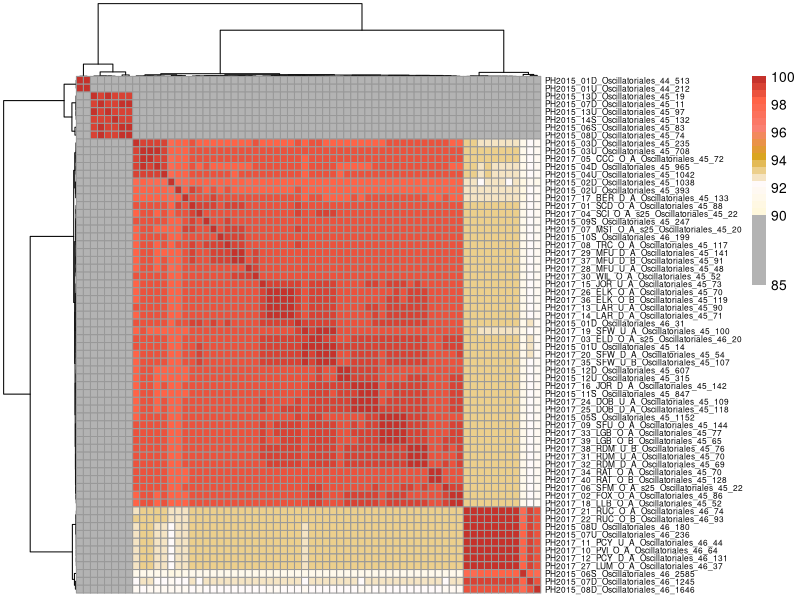
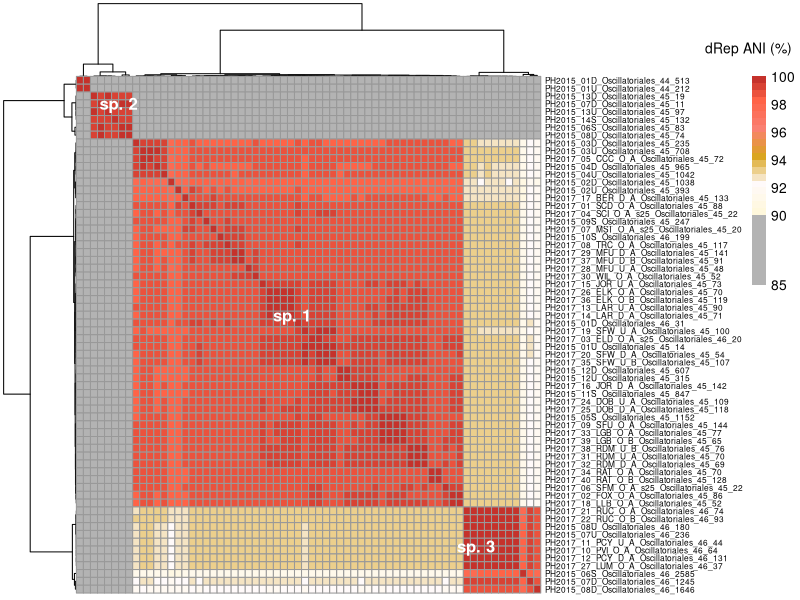

Write the R code that produced these figures, in order.
## Figure S2

##  dRep ANI values and species identities


#### Libraries #################################################################
library(tidyverse)
library(vegan)
library(pheatmap)
library(grid)
################################################################################


## READ dRep OUTPUT
df <- read_csv(file.path("Data/dRep", "Ndb_20200422.csv")) %>%
  select(querry, reference, ani, alignment_coverage) %>% 
  mutate(querry= str_replace(querry, ".fa", ""),
         reference= str_replace(reference, ".fa", ""))

## Transform into a matrix
ani.mat <- df %>%
  select(querry, reference, ani) %>% 
  spread(key= querry, value= ani) %>%
  select(-reference) %>%
  as.matrix(.)
rownames(ani.mat) <- colnames(ani.mat)


## Remove NAs (these are generated because only samples within the same primary cluster have an NA value calculated)
ani.mat[is.na(ani.mat) == TRUE] <- 0.8

# Calculate Euclidean distance
ani.dist.row <- vegdist(ani.mat, method= "euclidean")

## Identify the 4 species
ani.clusters <- hclust(ani.dist.row, method = "ward.D2")
ani.species <- data.frame(ani_species= cutree(ani.clusters, k= 4))
ani.species$genome <- str_replace(row.names(ani.species), ".fa", "")

## Change the species numbers to match the PH2015 publication and write a TSV file
ani.species <- ani.species %>%
  mutate(ani_species= ifelse(ani_species == 1, 4,
                             ifelse(ani_species == 2, 1,
                                    ifelse(ani_species == 3, 2, 3)))) %>%
  select(genome, ani_species)
#write_tsv(ani.species, path= file.path("Data/dRep", "ani_species.tsv"))



#### SUMMARY STATISTICS BETWEEEN SPECIES ####
ani.df <- ani.mat %>% 
  as.data.frame() %>% 
  mutate(genome= str_replace_all(row.names(ani.mat), ".fa", "")) %>% 
  as_tibble() %>% 
  left_join(., ani.species) %>% 
  rename(genome_1= genome, species_1= ani_species)

## Make long
ani.df.l <- ani.df %>% 
  pivot_longer(names_to= "genome_2", values_to = "dRep_ANI", cols= contains("PH")) %>% 
  mutate(genome_2= str_replace_all(genome_2, ".fa", "")) %>% 
  left_join(., ani.species, by= c("genome_2" = "genome")) %>% 
  rename(species_2 = ani_species) %>% 
  select(genome_1, species_1, genome_2, species_2, dRep_ANI) %>% 
  mutate(species_comp= str_c(species_1, species_2, sep= "-")) %>% 
  left_join(., select(df, querry, reference, alignment_coverage), by= c("genome_1" = "querry", "genome_2" = "reference"))


## Summarize ANI values between species clusters
ani.species.comparison <- ani.df.l %>% 
  group_by(species_comp) %>% 
  summarize(n= length(dRep_ANI),
            mean_ani= mean(dRep_ANI),
            median_ani= median(dRep_ANI),
            sd_ani= sd(dRep_ANI),
            mean_cov= mean(alignment_coverage),
            median_cov= median(alignment_coverage),
            sd_cov= sd(alignment_coverage))

#### FIGURE #####

## Color ramp
ani.breaks <- c(0.85, seq(0.90, 1, by= 0.005))
legend.breaks <- c(0.85, seq(0.90, 1, by= 0.02))
legend.labels <- as.character(legend.breaks*100)
ani.colors <- c("gray70",  colorRampPalette(c("cornsilk", "snow", "goldenrod", "salmon", "tomato", "firebrick"))(21))


ani.heat <- pheatmap(ani.mat,
         color= ani.colors,
         breaks= ani.breaks,
         border_color = "gray60",
         legend_breaks= legend.breaks,
         legend_labels = legend.labels,
         scale= "none",
         cluster_cols = TRUE,
         cluster_rows = TRUE,
         clustering_distance_rows= ani.dist.row,
         clustering_distance_cols= ani.dist.row,
         clustering_method= "ward.D2",
         margins= (c(10, 10)),
         show_rownames= TRUE,
         show_colnames=  FALSE,
         fontsize_row = 6,
)

png("Output_figures/Fig_S2b.png", height= 180, width= 180, units= "mm", res= 320, type= "cairo")
ani.heat

grid.text("sp. 1", x= 0.365, y= 0.475, just= "center", gp=gpar(fontsize=12, fontface= "bold", col= "white"))
grid.text("sp. 2", x= 0.148, y= 0.828, just= "center", gp=gpar(fontsize=12, fontface= "bold", col= "white"))
grid.text("sp. 3", x= 0.595, y= 0.09, just= "center", gp=gpar(fontsize=12, fontface= "bold", col= "white"))
grid.text("dRep ANI (%)", x= 0.99, y= 0.92, just= "right", gp=gpar(fontsize=10, col= "Black"))
dev.off()
